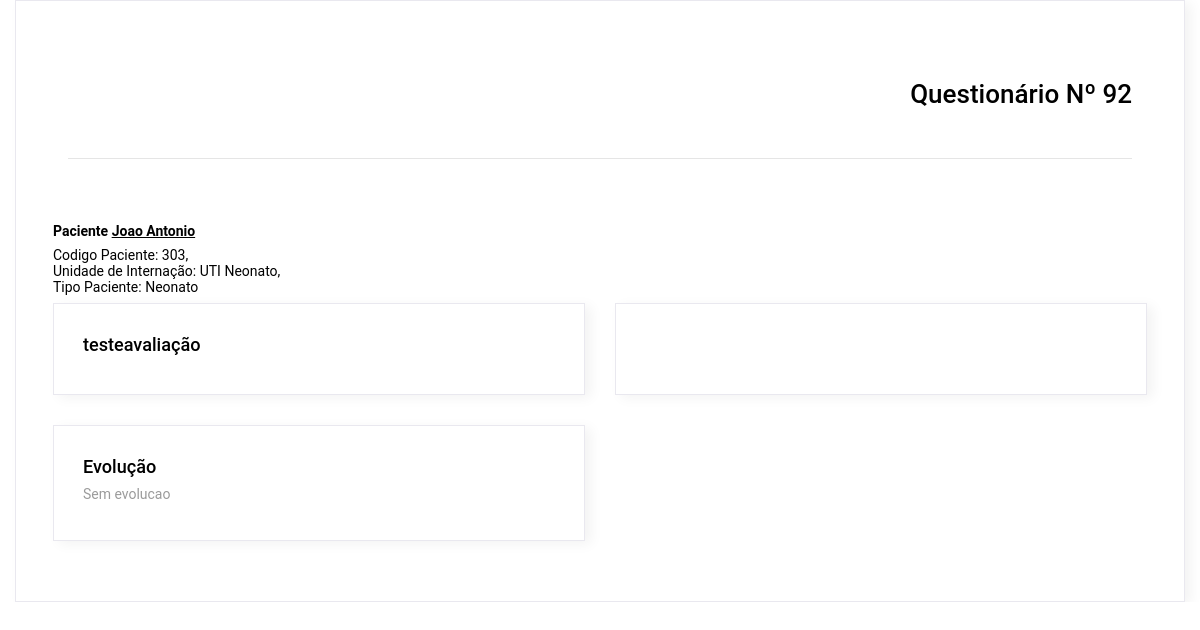
The page /paciente/RelatorioPaciente.php?idPaciente=34&idQuestionario=92&idQuestionarioDiagPresc=16 (signed in) on the database its author committed.
### tables this page shows
CREATE TABLE `paciente` (
  `IdPaciente` int(11) NOT NULL,
  `Nome` varchar(100) NOT NULL,
  `IdUnidadeInternacao` tinyint(4) NOT NULL,
  `IdTipoPaciente` tinyint(4) NOT NULL,
  `CodigoPaciente` int(11) NOT NULL
);

CREATE TABLE `unidadeinternacao` (
  `IdUnidadeInternacao` tinyint(4) NOT NULL,
  `NomeUnidade` varchar(100) NOT NULL
);

CREATE TABLE `tipopaciente` (
  `IdTipoPaciente` tinyint(4) NOT NULL,
  `Descricao` varchar(50) NOT NULL
);

CREATE TABLE `avaliacao` (
  `IdAvaliacao` int(11) NOT NULL,
  `Descricao` varchar(100) NOT NULL
);

CREATE TABLE `questionariodiagpresc` (
  `IdQuestionarioDiagPresc` int(11) NOT NULL,
  `DataRealizado` date NOT NULL,
  `Evolucao` varchar(500) NOT NULL,
  `IdPaciente` int(11) NOT NULL,
  `IdFuncionario` int(11) NOT NULL,
  `IdQuestionario` int(11) NOT NULL
);

### config/BD.php (called while the page is built, shortened)
<?php
	class BancoDados{
		public static function obterConexao(){
			if(isset($conexao) == false){
				$conexao = new PDO("mysql:dbname=u989534060_sae;host=localhost","root","",array(PDO::MYSQL_ATTR_INIT_COMMAND => "SET NAMES utf8"));
				$conexao->setAttribute(PDO::ATTR_ERRMODE, PDO::ERRMODE_EXCEPTION);
			}
			return $conexao;
		}
	}
?>

### model/PacienteModel.php (called while the page is built, shortened)
<?php
	require_once $_SERVER["DOCUMENT_ROOT"] . "/sae/config/BD.php";
	class PacienteModel{
		private $bd;
		 function __construct(){
		 	$this->bd = BancoDados::obterConexao();
		 }
         public function listarInfoPeloIdQuestionario($idQuestionario){
            $listarInfoPeloIdQuestionario = $this->bd->prepare("SELECT * FROM paciente as pac INNER JOIN questionario as quest on quest.IdPaciente = pac.IdPaciente
                                                                  INNER JOIN tipopaciente as tp on tp.IdTipoPaciente = pac.IdTipoPaciente
                                                                  INNER JOIN unidadeinternacao as ui on ui.IdUnidadeInternacao = pac.IdUnidadeInternacao
                                                                  WHERE quest.IdQuestionario = :idQuestionario LIMIT 1");
            $listarInfoPeloIdQuestionario->bindParam(":idQuestionario", $idQuestionario, PDO::PARAM_INT);
            $listarInfoPeloIdQuestionario->execute();
            $res = $listarInfoPeloIdQuestionario->fetchAll(PDO::FETCH_ASSOC);
            return $res;
         }
	}
?>

### model/QuestionarioModel.php (called while the page is built, shortened)
<?php
	require_once $_SERVER["DOCUMENT_ROOT"] . "/sae/config/BD.php";
	class QuestionarioModel{
		private $bd;
		 function __construct(){
		 	$this->bd = BancoDados::obterConexao();
		 }
        public function listarTodasAvaliacoes($idQuestionario){
            $listarTodasAvaliacoes = $this->bd->query(
            "SELECT avaliacao.IdAvaliacao, avaliacao.Descricao from aplicacao INNER JOIN formulario on formulario.IdFormulario = aplicacao.IdFormulario
                    INNER JOIN avaliacao on avaliacao.IdAvaliacao = aplicacao.IdAvaliacao
                    INNER JOIN questionario on questionario.IdFormulario = formulario.IdFormulario
                        WHERE questionario.IdQuestionario = $idQuestionario");
            $res = $listarTodasAvaliacoes->fetchAll(PDO::FETCH_ASSOC);
            return $res;
        }
	}
?>

### model/QuestionarioDiagPrescModel.php (called while the page is built, shortened)
<?php
	require_once $_SERVER["DOCUMENT_ROOT"] . "/sae/config/BD.php";
	class QuestionarioDiagPrescModel{
		private $bd;
		 function __construct(){
		 	$this->bd = BancoDados::obterConexao();
		 }
         public function listarID($idQuestionarioDiagPresc){
            $listarUm = $this->bd->prepare("SELECT * from QuestionarioDiagPresc where idQuestionarioDiagPresc = :idQuestionarioDiagPresc");
            $listarUm->bindParam(":idQuestionarioDiagPresc", $idQuestionarioDiagPresc, PDO::PARAM_INT);
            $listarUm->execute();
            $res = $listarUm->fetch(PDO::FETCH_ASSOC);
            return $res;
		 }
	}
?>

### paciente/RelatorioPaciente.php (the view, shortened to what this page needs)
<!DOCTYPE html>
<html lang="pt-br">
<?php
    include $_SERVER["DOCUMENT_ROOT"] . "/sae/template/header.php";
    require_once $_SERVER["DOCUMENT_ROOT"]	. "/sae/model/QuestionarioModel.php";
    require_once $_SERVER["DOCUMENT_ROOT"]	. "/sae/model/PacienteModel.php";
    require_once $_SERVER["DOCUMENT_ROOT"]	. "/sae/model/QuestionarioDiagPrescModel.php";
    $idQuestionario = $_GET["idQuestionario"];
    $idQuestionarioDiagPresc = $_GET["idQuestionarioDiagPresc"];
    $idPaciente = $_GET["idPaciente"];
    $questionarioDiagPrescModel = new QuestionarioDiagPrescModel();
    $pacienteModel = new PacienteModel();
    $questionarioModel = new QuestionarioModel();
    $resQuestionarioDiagPresc = $questionarioDiagPrescModel->listarID($idQuestionarioDiagPresc);
    $resSelectAvaliacao = $questionarioModel->listarTodasAvaliacoes($idQuestionario);
    $resSelectDadosPessoais = $questionarioModel->listarAvaliacaoDados($idPaciente);
    $resPaciente = $pacienteModel->listarInfoPeloIdQuestionario($idQuestionario);
    array_push($resSelectAvaliacao, $resSelectDadosPessoais);
?>
<head>
  <link rel="stylesheet" href="../../../../vendors/iconfonts/mdi/font/css/materialdesignicons.min.css">
  <link rel="stylesheet" href="../../../../vendors/css/vendor.bundle.base.css">
  <link rel="stylesheet" href="../../../../vendors/css/vendor.bundle.addons.css">
  <link rel="stylesheet" href="../../../../css/vertical-layout-light/style.css">
</head>
<body onload="buscarQuestoes();">
      <div class="col-lg-12">
                  <div class="card px-2">
                      <div class="card-body">
                          <div class="container-fluid">
                            <h3 class="text-right my-5">Questionário Nº <?php echo $idQuestionario;?></h3>
                            <hr>
                          </div>
                          <div class="container-fluid d-flex justify-content-between">
                          <div class="row">
                            <div class="col-md-12 pl-0">
                            <?php foreach($resPaciente as $paciente){
                              ?>
                              <p class="mt-5 mb-2"><b>Paciente <u><?php echo $paciente['Nome'];?></u></b></p>
                              <p>Codigo Paciente: <?php echo $paciente['CodigoPaciente'];?>,<br>Unidade de Internação: <?php echo $paciente['NomeUnidade'];?>,<br>Tipo Paciente: <?php echo $paciente['Descricao'];?></p>
                            </div>
                          </div>
                            <?php } ?>
                          </div>
                        <div class="row">
                        <?php
                          foreach($resSelectAvaliacao as $avaliacao){
                        ?>
                        <div class="col-md-6 grid-margin stretch-card">
                          <div class="card">
                            <div class="card-body" id="<?php echo $avaliacao['IdAvaliacao'];?>">
                              <h5><?php echo $avaliacao['Descricao'];?></h5>
                            </div>
                          </div>
                        </div>
                          <?php } ?>
                        <div class="col-md-6 grid-margin stretch-card">
                          <div class="card">
                            <div class="card-body">
                              <h5>Evolução</h5>
                              <p class="text-muted"></i><?php
                              if($resQuestionarioDiagPresc["Evolucao"] == " "){
                                echo "Nenhuma evolução aparente";
                              }else{
                                echo $resQuestionarioDiagPresc["Evolucao"];
                              }
                              ?></p>
                            </div>
                          </div>
                        </div>
                        </div>
                      </div>
                  </div>
              </div>
</body>
</html>

### rows shown on the page
paciente: Nome "Joao Antonio", CodigoPaciente "303", IdUnidadeInternacao.NomeUnidade "UTI Neonato", IdTipoPaciente.Descricao "Neonato"
avaliacao: Descricao "testeavaliação"
questionariodiagpresc: Evolucao "Sem evolucao"

### other values the page prints
$idQuestionario "92"
